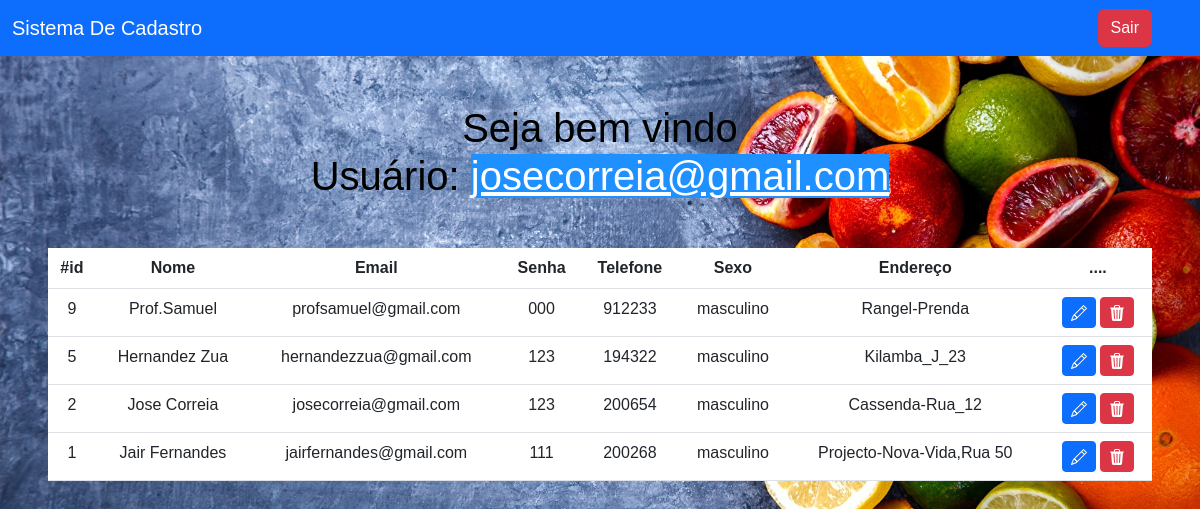
Screenshot of /sistema.php (signed in) with the database file from the repository.
### tables this page shows
CREATE TABLE `usuarios` (
  `id` int(11) NOT NULL AUTO_INCREMENT,
  `nome` varchar(45) NOT NULL,
  `email` varchar(100) NOT NULL,
  `senha` varchar(45) NOT NULL,
  `telefone` varchar(15) NOT NULL,
  `sexo` varchar(45) NOT NULL,
  `endereco` varchar(45) NOT NULL,
  PRIMARY KEY (`id`)
);

### sistema.php (the view, shortened to what this page needs)
<?php
include 'config.php';
    $logado = $_SESSION['email'];
    $sql = "SELECT * FROM usuarios ORDER BY id DESC  ";
    $result = $conexao -> query($sql);
?>
    <!DOCTYPE html>
    <html lang="pt-pt">
    <head>
        <link href="https://cdn.jsdelivr.net/npm/bootstrap@5.3.0/dist/css/bootstrap.min.css" rel="stylesheet">
    </head>
    <body>
        <nav class="navbar navbar-expand-lg navbar-dark bg-primary">
            <div class="container-fluid">
                <a  class="navbar-brand" href="a">Sistema De Cadastro</a>
            </div>
            <div class="d-flex">
                <a href="sair.php" class="btn btn-danger me-5">Sair</a>
            </div>
        </nav>
        <?php
            echo "<h1><br>Seja bem vindo <br> Usuário: <u>$logado</u></h1> ";
        ?>
        <div class="m-5">
            <table class="table text-white table-bg">
                <thead>
                    <tr>
                    <th scope="col">#id</th>
                    <th scope="col">Nome</th>
                    <th scope="col">Email</th>
                    <th scope="col">Senha</th>
                    <th scope="col">Telefone</th>
                    <th scope="col">Sexo</th>
                    <th scope="col">Endereço</th>
                    <th scope="col">....</th>
                    </tr>
                </thead>
                <tbody>
                    <?php
                        while($user_data = mysqli_fetch_assoc($result))
                        {
                            echo "<tr>";
                            echo "<td>" .$user_data['id']."</td>";
                            echo "<td>" .$user_data['nome']."</td>";
                            echo "<td>" .$user_data['email']."</td>";
                            echo "<td>" .$user_data['senha']."</td>";
                            echo "<td>" .$user_data['telefone']."</td>";
                            echo "<td>" .$user_data['sexo']."</td>";
                            echo "<td>" .$user_data['endereco']."</td>";
                            echo "<td>
                                <a class ='btn btn-sm btn-primary' href='edit.php?id=$user_data[id]'>
                                <svg xmlns='http://www.w3.org/2000/svg' width='16' height='16' fill='currentColor' class='bi bi-pencil' viewBox='0 0 16 16'>
                                <path d='M12.146.146a.5.5 0 0 1 .708 0l3 3a.5.5 0 0 1 0 .708l-10 10a.5.5 0 0 1-.168.11l-5 2a.5.5 0 0 1-.65-.65l2-5a.5.5 0 0 1 .11-.168l10-10zM11.207 2.5 13.5 4.793 14.793 3.5 12.5 1.207 11.207 2.5zm1.586 3L10.5 3.207 4 9.707V10h.5a.5.5 0 0 1 .5.5v.5h.5a.5.5 0 0 1 .5.5v.5h.293l6.5-6.5zm-9.761 5.175-.106.106-1.528 3.821 3.821-1.528.106-.106A.5.5 0 0 1 5 12.5V12h-.5a.5.5 0 0 1-.5-.5V11h-.5a.5.5 0 0 1-.468-.325z'/>
                                </svg>
                                </a>
                               <a class ='btn btn-sm btn-danger' href='delete.php?id=$user_data[id]'>
                               <svg xmlns='http://www.w3.org/2000/svg' width='16' height='16' fill='currentColor' class='bi bi-trash3-fill' viewBox='0 0 16 16'>
                                 <path d='M11 1.5v1h3.5a.5.5 0 0 1 0 1h-.538l-.853 10.66A2 2 0 0 1 11.115 16h-6.23a2 2 0 0 1-1.994-1.84L2.038 3.5H1.5a.5.5 0 0 1 0-1H5v-1A1.5 1.5 0 0 1 6.5 0h3A1.5 1.5 0 0 1 11 1.5Zm-5 0v1h4v-1a.5.5 0 0 0-.5-.5h-3a.5.5 0 0 0-.5.5ZM4.5 5.029l.5 8.5a.5.5 0 1 0 .998-.06l-.5-8.5a.5.5 0 1 0-.998.06Zm6.53-.528a.5.5 0 0 0-.528.47l-.5 8.5a.5.5 0 0 0 .998.058l.5-8.5a.5.5 0 0 0-.47-.528ZM8 4.5a.5.5 0 0 0-.5.5v8.5a.5.5 0 0 0 1 0V5a.5.5 0 0 0-.5-.5Z''/>
                               </svg>
                            </td>";
                            echo "</tr>";
                        }
                    ?>
                </tbody>
            </table>
        </div>
    </body>
    </html>

### sistema.php (style rules this page uses)
body { font-family: Arial, Helvetica, sans-serif; background:linear-gradient(to right, rgb(20,147,220), rgb(17,54,71)); background-image: url(./img01/img09.jpg); background-size: cover; background-repeat: no-repeat; color:black; text-align: center; font-size: 1rem; }
.table { text-decoration: none; background-color: black; border-radius: 5px; }
.table-bg { background: rgba(0, 0, 0, 0.9); }
.navbar, .navbar-expand-lg ,.navbar-dark ,.bg-primary { background-color: #0b9735; }
u { color: white; background-color: dodgerblue; }

### rows the page displays
usuarios: id "9", nome "Prof.Samuel", email "profsamuel@gmail.com", senha "000", telefone "912233", sexo "masculino", endereco "Rangel-Prenda"
usuarios: id "5", nome "Hernandez Zua", email "hernandezzua@gmail.com", senha "123", telefone "194322", sexo "masculino", endereco "Kilamba_J_23"
usuarios: id "2", nome "Jose Correia", email "josecorreia@gmail.com", senha "123", telefone "200654", sexo "masculino", endereco "Cassenda-Rua_12"
usuarios: id "1", nome "Jair Fernandes", email "jairfernandes@gmail.com", senha "111", telefone "200268", sexo "masculino", endereco "Projecto-Nova-Vida,Rua 50"

### other values shown
$logado "josecorreia@gmail.com"
